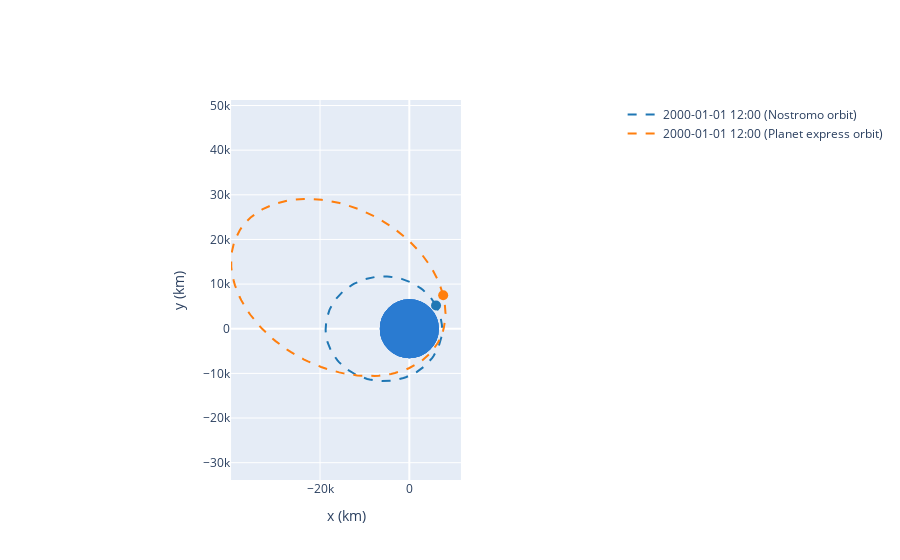

The cell this chart's notebook holds for it:
### Code cell
op = OrbitPlotter2D()
op.plot(nostromo, label="Nostromo orbit")
op.plot(planet_express, label="Planet express orbit")

### Figure 1 — Plotly figure (JSON) as saved in the notebook; plotly's stock layout.template omitted (floating-point values rounded to 4 significant figures; data arrays with more than 128 entries replaced by an {"elided": "..."} marker saying what was removed)
{"data": [{"hoverinfo": "none", "line": {"color": "rgb(31, 119, 180)", "dash": "dash", "width": 2}, "mode": "lines", "name": "2000-01-01 12:00 (Nostromo orbit)", "type": "scatter", "x": {"elided": "150 float values"}, "y": {"elided": "150 float values"}}, {"marker": {"color": "rgb(31, 119, 180)", "size": 10, "symbol": "circle"}, "mode": "markers", "showlegend": false, "type": "scatter", "x": [5980.0], "y": [5204.0]}, {"hoverinfo": "none", "line": {"color": "rgb(255, 127, 14)", "dash": "dash", "width": 2}, "mode": "lines", "name": "2000-01-01 12:00 (Planet express orbit)", "type": "scatter", "x": {"elided": "150 float values"}, "y": {"elided": "150 float values"}}, {"marker": {"color": "rgb(255, 127, 14)", "size": 10, "symbol": "circle"}, "mode": "markers", "showlegend": false, "type": "scatter", "x": [7586.0], "y": [7521.0]}], "layout": {"autosize": true, "shapes": [{"fillcolor": "#2a7bd1", "line": {"color": "#2a7bd1"}, "opacity": 1, "type": "circle", "x0": -6378.0, "x1": 6378.0, "xref": "x", "y0": -6378.0, "y1": 6378.0, "yref": "y"}, {"fillcolor": "#2a7bd1", "line": {"color": "#2a7bd1"}, "opacity": 1, "type": "circle", "x0": -6378.0, "x1": 6378.0, "xref": "x", "y0": -6378.0, "y1": 6378.0, "yref": "y"}, {"fillcolor": "#2a7bd1", "line": {"color": "#2a7bd1"}, "opacity": 1, "type": "circle", "x0": -6378.0, "x1": 6378.0, "xref": "x", "y0": -6378.0, "y1": 6378.0, "yref": "y"}, {"fillcolor": "#2a7bd1", "line": {"color": "#2a7bd1"}, "opacity": 1, "type": "circle", "x0": -6378.0, "x1": 6378.0, "xref": "x", "y0": -6378.0, "y1": 6378.0, "yref": "y"}], "xaxis": {"autorange": true, "constrain": "domain", "domain": [0.284, 0.716], "range": [-39930.0, 15580.0], "title": {"text": " x (km)"}, "type": "linear"}, "yaxis": {"autorange": true, "domain": [0, 1], "range": [-13990.0, 31350.0], "scaleanchor": "x", "title": {"text": " y (km)"}, "type": "linear"}}}
